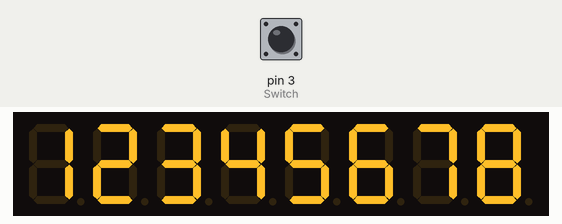
Simulated run of this sketch. Board: Arduino Uno, built with avr-gcc and run on an emulated ATmega328P. On the bench: 8-digit seven-segment display. Wiring (inferred from the names in the program): MAX7219 LED driver: data pin 12; clock pin 10; CS pin 11. The test bench sets the inputs (shaded band); at power-on: pin 3 (Switch) HIGH. Random numbers use the default seed unless the sketch sets one.

Above: at 1.2 s.
1.3 s: pin 3 (Switch) pulled LOW for 0.15 s
At 2.4 s:
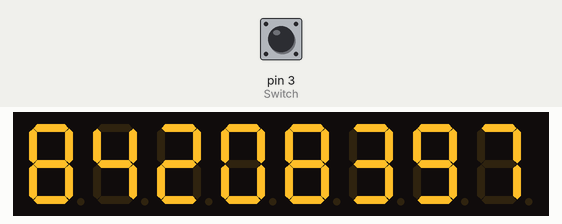
2.9 s: pin 3 (Switch) pulled LOW for 1 s
At 3.6 s:
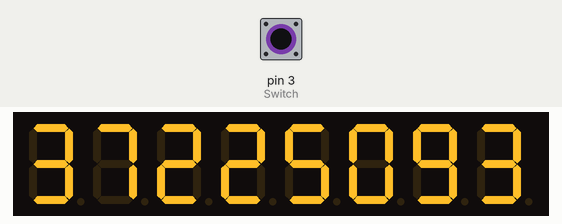
5.4 s: pin 3 (Switch) pulled LOW for 0.15 s
At 6.6 s:
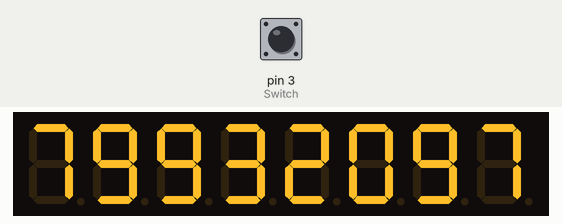
7.0 s: pin 3 (Switch) pulled LOW for 1 s
At 7.9 s:
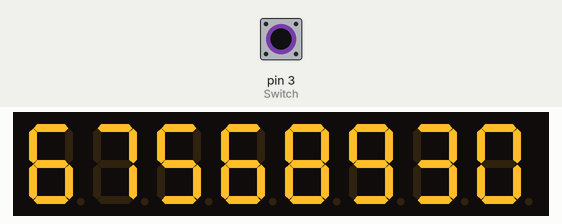
Timing chart, 0 to 10.0 s (numbered marks = the images above; inputs shaded):
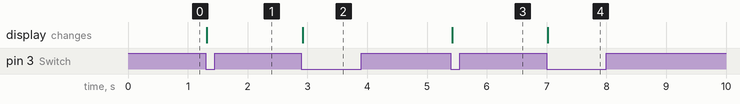

The sketch:

MAX7219.ino
```cpp
#define LED_DIN 12
#define LED_CS  11
#define LED_CLK 10
#define Switch   3

uint8_t pin = 0b11111111;

void setup() {
  pinMode(LED_CS,  OUTPUT);
  pinMode(LED_CLK, OUTPUT);
  pinMode(LED_DIN, OUTPUT);
  pinMode(Switch ,  INPUT_PULLUP);

  digitalWrite(LED_CS,  HIGH);
  digitalWrite(LED_CLK,  LOW);
  digitalWrite(LED_DIN,  LOW);

  LED_OUT(0x9, 0xff);    //7セグでデコードするビットに1を立てる:
  LED_OUT(0xA,    5);    //輝度を設定, 0-15:
  LED_OUT(0xB,    7);    //使用する桁数を指定, 桁数-1:
  LED_OUT(0xC,    1);    //特にいじる必要なし:
  LED_OUT(0xF,    0);    //同上:

  LED_OUT(0x1, 8);  //1ケタ目のセグメントに表示するものを指定:
  LED_OUT(0x2, 7);  //2ケタ目:
  LED_OUT(0x3, 6);  //3ケタ目:
  LED_OUT(0x4, 5);  //4ケタ目:
  LED_OUT(0x5, 4);  //5ケタ目:
  LED_OUT(0x6, 3);  //6ケタ目:
  LED_OUT(0x7, 2);  //7ケタ目:
  LED_OUT(0x8, 1);  //8ケタ目:
}

void loop() {
  pin = (pin << 1) + digitalRead(Switch);

  if(pin == 0b11110000){
    LED_OUT(0x1, random(10));
    LED_OUT(0x2, random(10));
    LED_OUT(0x3, random(10));
    LED_OUT(0x4, random(10));
    LED_OUT(0x5, random(10));
    LED_OUT(0x6, random(10));
    LED_OUT(0x7, random(10));
    LED_OUT(0x8, random(10));

  }

  delay(5);
}

void LED_OUT(uint8_t addr, uint8_t dat){
  digitalWrite(LED_CS, LOW);
  shiftOut(LED_DIN, LED_CLK, MSBFIRST, addr);
  shiftOut(LED_DIN, LED_CLK, MSBFIRST, dat);
  digitalWrite(LED_CS, HIGH);
}

void Display_Err(){
  LED_OUT(0x9, 0x00);
  LED_OUT(0x1, 0b10000101);  //r.:
  LED_OUT(0x2, 0b00000101);  //r:
  LED_OUT(0x3, 0b01001111);  //E
  LED_OUT(0x4, 0b00000000);
  LED_OUT(0x5, 0b00000000);
  LED_OUT(0x6, 0b00000000);
  LED_OUT(0x7, 0b00000000);
  LED_OUT(0x8, 0b00000000);
}

void Display_null(){
  LED_OUT(0x9, 0x00);
  LED_OUT(0x1, 0b00000000);
  LED_OUT(0x2, 0b00000000);
  LED_OUT(0x3, 0b00000000);
  LED_OUT(0x4, 0b00000000);
  LED_OUT(0x5, 0b00000000);
  LED_OUT(0x6, 0b00000000);
  LED_OUT(0x7, 0b00000000);
  LED_OUT(0x8, 0b00000000);
}

void Display_full(){
  LED_OUT(0x9, 0x00);
  LED_OUT(0x1, 0b11111111);
  LED_OUT(0x2, 0b11111111);
  LED_OUT(0x3, 0b11111111);
  LED_OUT(0x4, 0b11111111);
  LED_OUT(0x5, 0b11111111);
  LED_OUT(0x6, 0b11111111);
  LED_OUT(0x7, 0b11111111);
  LED_OUT(0x8, 0b11111111);
}

void Display_on(){
  LED_OUT(0x9, 0x00);
  LED_OUT(0x1, 0b10010101);  //n.:
  LED_OUT(0x2, 0b00011101);  //o:
  LED_OUT(0x3, 0b00000000);
  LED_OUT(0x4, 0b00000000);
  LED_OUT(0x5, 0b00000000);
  LED_OUT(0x6, 0b00000000);
  LED_OUT(0x7, 0b00000000);
  LED_OUT(0x8, 0b00000000);
}

void Display_off(){
  LED_OUT(0x9, 0x00);
  LED_OUT(0x1, 0b11000111);  //f.:
  LED_OUT(0x2, 0b01000111);  //f:
  LED_OUT(0x3, 0b00011101);  //o
  LED_OUT(0x4, 0b00000000);
  LED_OUT(0x5, 0b00000000);
  LED_OUT(0x6, 0b00000000);
  LED_OUT(0x7, 0b00000000);
  LED_OUT(0x8, 0b00000000);
}

void Display_Number(long a){
  byte Digit8 = 0;
  byte Digit7 = 0;
  byte Digit6 = 0;
  byte Digit5 = 0;
  byte Digit4 = 0;
  byte Digit3 = 0;
  byte Digit2 = 0;
  byte Digit1 = 0;
  long b = abs(a);
  Display_null();
  if(a > 99999999 || a < -9999999){  //例外処理:
   Display_Err();
  }else{
    if(a >= 10000000){        //8ケタ目の処理:
      Digit8 = (b & 90000000);
      Display_Number_Decode(8, Digit8);
    }else if(a <= -1000000 && a >= -9999999){
      Display_Number_Decode(8, 10);
    }
    if(abs(a) >= 1000000){    //7ケタ目の処理:
      Digit7 = (b & 9000000);
      Display_Number_Decode(7, Digit7);
    }else if(a <= -100000 && a >= -999999){
      Display_Number_Decode(7, 10);
    }
    if(abs(a) >= 100000){     //6ケタ目の処理:
      Digit6 = (b & 900000);
      Display_Number_Decode(6, Digit6);
    }else if(a <= -10000 && a >= -99999){
      Display_Number_Decode(6, 10);
     }
   if(abs(a) >= 10000){      //5ケタ目の処理:
      Digit5 = (b & 90000);
      Display_Number_Decode(5, Digit5);
    }else if(a <= -1000 && a >= -9999){
      Display_Number_Decode(5, 10);
    }
    if(abs(a) >= 1000){       //4ケタ目の処理:
      Digit4 = (b & 9000);
      Display_Number_Decode(4, Digit4);
    }else if(a <= -100 && a >= -999){
      Display_Number_Decode(4, 10);
    }
    if(abs(a) >= 100){        //3ケタ目の処理:
      Digit3 = (b & 900);
      Display_Number_Decode(3, Digit3);
    }else if(a <= -10 && a >= -99){
      Display_Number_Decode(3, 10);
    }
    if(abs(a) >= 10){         //2ケタ目の処理:
      Digit2 = (b & 90);
      Display_Number_Decode(2, Digit2);
    }else if(a <= -1 && a >= -9){
      Display_Number_Decode(2, 10);
    }
    if(abs(a) >= 0){          //1ケタ目の処理:
      Digit1 = (b & 9);
      Display_Number_Decode(1, Digit1);
    }
  }
}

void Display_Number_Decode(byte digit, byte number){
  switch(number){
    case 0:
      LED_OUT(digit, 0b01111110);
      break;
    case 1:
      LED_OUT(digit, 0b00110000);
      break;
    case 2:
      LED_OUT(digit, 0b01101101);
      break;
    case 3:
      LED_OUT(digit, 0b01111001);
      break;
    case 4:
      LED_OUT(digit, 0b00110011);
      break;
    case 5:
      LED_OUT(digit, 0b01011011);
      break;
    case 6:
      LED_OUT(digit, 0b01011111);
      break;
    case 7:
      LED_OUT(digit, 0b01110010);
      break;
    case 8:
      LED_OUT(digit, 0b01111111);
      break;
    case 9:
      LED_OUT(digit, 0b01111011);
      break;
    default:
      LED_OUT(digit, 0b00000001);
  }
}
```

Measured:
- after the input at 1.3 s, the display: changes at once (image 1)
- after the input at 2.9 s, the display: changes at once (image 2)
- after the input at 5.4 s, the display: changes at once (image 3)
- after the input at 7.0 s, the display: changes at once (image 4)
